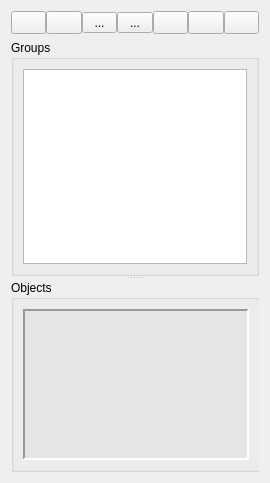
<?xml version="1.0" encoding="UTF-8"?>
<ui version="4.0">
 <class>GroupsWidget</class>
 <widget class="QWidget" name="GroupsWidget">
  <property name="geometry">
   <rect>
    <x>0</x>
    <y>0</y>
    <width>270</width>
    <height>483</height>
   </rect>
  </property>
  <property name="minimumSize">
   <size>
    <width>270</width>
    <height>0</height>
   </size>
  </property>
  <property name="windowTitle">
   <string notr="true"/>
  </property>
  <property name="windowIcon">
   <iconset resource="../../../libs/vmisc/share/resources/icon.qrc">
    <normaloff>:/icon/64x64/icon64x64.png</normaloff>:/icon/64x64/icon64x64.png</iconset>
  </property>
  <property name="toolTip">
   <string>Group Manager</string>
  </property>
  <layout class="QVBoxLayout" name="verticalLayout_2">
   <item>
    <layout class="QHBoxLayout" name="groupTools_HorizontalLayout">
     <property name="spacing">
      <number>0</number>
     </property>
     <item>
      <widget class="QToolButton" name="showAllGroups_ToolButton">
       <property name="enabled">
        <bool>true</bool>
       </property>
       <property name="sizePolicy">
        <sizepolicy hsizetype="MinimumExpanding" vsizetype="Fixed">
         <horstretch>0</horstretch>
         <verstretch>0</verstretch>
        </sizepolicy>
       </property>
       <property name="toolTip">
        <string>Show All Groups</string>
       </property>
       <property name="icon">
        <iconset resource="../../../libs/vmisc/share/resources/icon.qrc">
         <normaloff>:/icon/32x32/visible_on.png</normaloff>:/icon/32x32/visible_on.png</iconset>
       </property>
       <property name="autoRaise">
        <bool>false</bool>
       </property>
      </widget>
     </item>
     <item>
      <widget class="QToolButton" name="hideAllGroups_ToolButton">
       <property name="enabled">
        <bool>true</bool>
       </property>
       <property name="sizePolicy">
        <sizepolicy hsizetype="MinimumExpanding" vsizetype="Fixed">
         <horstretch>0</horstretch>
         <verstretch>0</verstretch>
        </sizepolicy>
       </property>
       <property name="toolTip">
        <string>Hide all groups</string>
       </property>
       <property name="statusTip">
        <string>Hide all groups</string>
       </property>
       <property name="icon">
        <iconset resource="../../../libs/vmisc/share/resources/icon.qrc">
         <normaloff>:/icon/32x32/visible_off.png</normaloff>:/icon/32x32/visible_off.png</iconset>
       </property>
      </widget>
     </item>
     <item>
      <widget class="QToolButton" name="lockAllGroups_ToolButton">
       <property name="enabled">
        <bool>true</bool>
       </property>
       <property name="sizePolicy">
        <sizepolicy hsizetype="MinimumExpanding" vsizetype="Fixed">
         <horstretch>0</horstretch>
         <verstretch>0</verstretch>
        </sizepolicy>
       </property>
       <property name="toolTip">
        <string>Lock all groups</string>
       </property>
       <property name="statusTip">
        <string>Lock all groups</string>
       </property>
       <property name="text">
        <string>...</string>
       </property>
       <property name="icon">
        <iconset resource="../../../libs/vmisc/share/resources/icon.qrc">
         <normaloff>:/icon/32x32/lock_on.png</normaloff>:/icon/32x32/lock_on.png</iconset>
       </property>
      </widget>
     </item>
     <item>
      <widget class="QToolButton" name="unlockAllGroups_ToolButton">
       <property name="enabled">
        <bool>true</bool>
       </property>
       <property name="sizePolicy">
        <sizepolicy hsizetype="MinimumExpanding" vsizetype="Fixed">
         <horstretch>0</horstretch>
         <verstretch>0</verstretch>
        </sizepolicy>
       </property>
       <property name="toolTip">
        <string>Unlock all groups</string>
       </property>
       <property name="statusTip">
        <string>Unlock all groups</string>
       </property>
       <property name="text">
        <string>...</string>
       </property>
       <property name="icon">
        <iconset resource="../../../libs/vmisc/share/resources/icon.qrc">
         <normaloff>:/icon/32x32/lock_off.png</normaloff>:/icon/32x32/lock_off.png</iconset>
       </property>
      </widget>
     </item>
     <item>
      <widget class="QToolButton" name="addGroup_ToolButton">
       <property name="enabled">
        <bool>true</bool>
       </property>
       <property name="sizePolicy">
        <sizepolicy hsizetype="MinimumExpanding" vsizetype="Fixed">
         <horstretch>0</horstretch>
         <verstretch>0</verstretch>
        </sizepolicy>
       </property>
       <property name="toolTip">
        <string>Add a new group to the list</string>
       </property>
       <property name="autoFillBackground">
        <bool>false</bool>
       </property>
       <property name="icon">
        <iconset resource="../../../libs/vmisc/share/resources/icon.qrc">
         <normaloff>:/icon/32x32/add.PNG</normaloff>:/icon/32x32/add.PNG</iconset>
       </property>
       <property name="checkable">
        <bool>true</bool>
       </property>
      </widget>
     </item>
     <item>
      <widget class="QToolButton" name="deleteGroup_ToolButton">
       <property name="enabled">
        <bool>true</bool>
       </property>
       <property name="sizePolicy">
        <sizepolicy hsizetype="MinimumExpanding" vsizetype="Fixed">
         <horstretch>0</horstretch>
         <verstretch>0</verstretch>
        </sizepolicy>
       </property>
       <property name="toolTip">
        <string>Delete active group from the list</string>
       </property>
       <property name="icon">
        <iconset resource="../../../libs/vmisc/share/resources/icon.qrc">
         <normaloff>:/icon/32x32/remove.png</normaloff>:/icon/32x32/remove.png</iconset>
       </property>
      </widget>
     </item>
     <item>
      <widget class="QToolButton" name="editGroup_ToolButton">
       <property name="enabled">
        <bool>true</bool>
       </property>
       <property name="sizePolicy">
        <sizepolicy hsizetype="MinimumExpanding" vsizetype="Fixed">
         <horstretch>0</horstretch>
         <verstretch>0</verstretch>
        </sizepolicy>
       </property>
       <property name="toolTip">
        <string>Edit group properties</string>
       </property>
       <property name="icon">
        <iconset resource="../../../libs/vmisc/share/resources/icon.qrc">
         <normaloff>:/icon/32x32/edit.png</normaloff>:/icon/32x32/edit.png</iconset>
       </property>
      </widget>
     </item>
    </layout>
   </item>
   <item>
    <widget class="QSplitter" name="groups_Splitter">
     <property name="orientation">
      <enum>Qt::Vertical</enum>
     </property>
     <widget class="QGroupBox" name="groups_GroupBox">
      <property name="minimumSize">
       <size>
        <width>0</width>
        <height>100</height>
       </size>
      </property>
      <property name="title">
       <string>Groups</string>
      </property>
      <layout class="QVBoxLayout" name="verticalLayout_4">
       <item>
        <widget class="QTableWidget" name="groups_TableWidget">
         <property name="sizePolicy">
          <sizepolicy hsizetype="Expanding" vsizetype="MinimumExpanding">
           <horstretch>0</horstretch>
           <verstretch>0</verstretch>
          </sizepolicy>
         </property>
         <property name="minimumSize">
          <size>
           <width>0</width>
           <height>100</height>
          </size>
         </property>
         <property name="palette">
          <palette>
           <active>
            <colorrole role="Highlight">
             <brush brushstyle="SolidPattern">
              <color alpha="255">
               <red>184</red>
               <green>212</green>
               <blue>235</blue>
              </color>
             </brush>
            </colorrole>
            <colorrole role="HighlightedText">
             <brush brushstyle="SolidPattern">
              <color alpha="255">
               <red>0</red>
               <green>0</green>
               <blue>0</blue>
              </color>
             </brush>
            </colorrole>
           </active>
           <inactive>
            <colorrole role="Highlight">
             <brush brushstyle="SolidPattern">
              <color alpha="255">
               <red>215</red>
               <green>215</green>
               <blue>215</blue>
              </color>
             </brush>
            </colorrole>
            <colorrole role="HighlightedText">
             <brush brushstyle="SolidPattern">
              <color alpha="255">
               <red>0</red>
               <green>0</green>
               <blue>0</blue>
              </color>
             </brush>
            </colorrole>
           </inactive>
           <disabled>
            <colorrole role="Highlight">
             <brush brushstyle="SolidPattern">
              <color alpha="255">
               <red>208</red>
               <green>208</green>
               <blue>208</blue>
              </color>
             </brush>
            </colorrole>
            <colorrole role="HighlightedText">
             <brush brushstyle="SolidPattern">
              <color alpha="255">
               <red>0</red>
               <green>0</green>
               <blue>0</blue>
              </color>
             </brush>
            </colorrole>
           </disabled>
          </palette>
         </property>
         <property name="toolTip">
          <string>Group list</string>
         </property>
         <property name="styleSheet">
          <string notr="true"/>
         </property>
         <property name="sizeAdjustPolicy">
          <enum>QAbstractScrollArea::AdjustToContents</enum>
         </property>
         <property name="alternatingRowColors">
          <bool>true</bool>
         </property>
         <property name="selectionMode">
          <enum>QAbstractItemView::SingleSelection</enum>
         </property>
         <property name="selectionBehavior">
          <enum>QAbstractItemView::SelectRows</enum>
         </property>
         <property name="sortingEnabled">
          <bool>false</bool>
         </property>
         <attribute name="horizontalHeaderVisible">
          <bool>false</bool>
         </attribute>
         <attribute name="horizontalHeaderMinimumSectionSize">
          <number>16</number>
         </attribute>
         <attribute name="horizontalHeaderShowSortIndicator" stdset="0">
          <bool>false</bool>
         </attribute>
         <attribute name="horizontalHeaderStretchLastSection">
          <bool>true</bool>
         </attribute>
         <attribute name="verticalHeaderVisible">
          <bool>false</bool>
         </attribute>
         <attribute name="verticalHeaderMinimumSectionSize">
          <number>10</number>
         </attribute>
         <attribute name="verticalHeaderHighlightSections">
          <bool>false</bool>
         </attribute>
        </widget>
       </item>
      </layout>
     </widget>
     <widget class="QGroupBox" name="objects_GroupBox">
      <property name="sizePolicy">
       <sizepolicy hsizetype="Expanding" vsizetype="Expanding">
        <horstretch>0</horstretch>
        <verstretch>0</verstretch>
       </sizepolicy>
      </property>
      <property name="minimumSize">
       <size>
        <width>250</width>
        <height>0</height>
       </size>
      </property>
      <property name="maximumSize">
       <size>
        <width>16777215</width>
        <height>16777215</height>
       </size>
      </property>
      <property name="toolTip">
       <string>Group object list</string>
      </property>
      <property name="title">
       <string>Objects</string>
      </property>
      <layout class="QVBoxLayout" name="verticalLayout">
       <item>
        <widget class="QListWidget" name="groupItems_ListWidget">
         <property name="sizePolicy">
          <sizepolicy hsizetype="Expanding" vsizetype="Expanding">
           <horstretch>0</horstretch>
           <verstretch>0</verstretch>
          </sizepolicy>
         </property>
         <property name="minimumSize">
          <size>
           <width>0</width>
           <height>0</height>
          </size>
         </property>
         <property name="maximumSize">
          <size>
           <width>16777215</width>
           <height>16777215</height>
          </size>
         </property>
         <property name="palette">
          <palette>
           <active>
            <colorrole role="Button">
             <brush brushstyle="SolidPattern">
              <color alpha="255">
               <red>230</red>
               <green>230</green>
               <blue>230</blue>
              </color>
             </brush>
            </colorrole>
            <colorrole role="Base">
             <brush brushstyle="SolidPattern">
              <color alpha="255">
               <red>230</red>
               <green>230</green>
               <blue>230</blue>
              </color>
             </brush>
            </colorrole>
            <colorrole role="Window">
             <brush brushstyle="SolidPattern">
              <color alpha="255">
               <red>230</red>
               <green>230</green>
               <blue>230</blue>
              </color>
             </brush>
            </colorrole>
            <colorrole role="Highlight">
             <brush brushstyle="SolidPattern">
              <color alpha="255">
               <red>184</red>
               <green>212</green>
               <blue>235</blue>
              </color>
             </brush>
            </colorrole>
           </active>
           <inactive>
            <colorrole role="Button">
             <brush brushstyle="SolidPattern">
              <color alpha="255">
               <red>230</red>
               <green>230</green>
               <blue>230</blue>
              </color>
             </brush>
            </colorrole>
            <colorrole role="Base">
             <brush brushstyle="SolidPattern">
              <color alpha="255">
               <red>230</red>
               <green>230</green>
               <blue>230</blue>
              </color>
             </brush>
            </colorrole>
            <colorrole role="Window">
             <brush brushstyle="SolidPattern">
              <color alpha="255">
               <red>230</red>
               <green>230</green>
               <blue>230</blue>
              </color>
             </brush>
            </colorrole>
            <colorrole role="Highlight">
             <brush brushstyle="SolidPattern">
              <color alpha="255">
               <red>184</red>
               <green>212</green>
               <blue>235</blue>
              </color>
             </brush>
            </colorrole>
           </inactive>
           <disabled>
            <colorrole role="Button">
             <brush brushstyle="SolidPattern">
              <color alpha="255">
               <red>230</red>
               <green>230</green>
               <blue>230</blue>
              </color>
             </brush>
            </colorrole>
            <colorrole role="Base">
             <brush brushstyle="SolidPattern">
              <color alpha="255">
               <red>230</red>
               <green>230</green>
               <blue>230</blue>
              </color>
             </brush>
            </colorrole>
            <colorrole role="Window">
             <brush brushstyle="SolidPattern">
              <color alpha="255">
               <red>230</red>
               <green>230</green>
               <blue>230</blue>
              </color>
             </brush>
            </colorrole>
            <colorrole role="Highlight">
             <brush brushstyle="SolidPattern">
              <color alpha="255">
               <red>0</red>
               <green>120</green>
               <blue>215</blue>
              </color>
             </brush>
            </colorrole>
           </disabled>
          </palette>
         </property>
         <property name="font">
          <font>
           <family>MS Shell Dlg 2</family>
           <pointsize>9</pointsize>
          </font>
         </property>
         <property name="toolTip">
          <string>Double clicking zooms to object.</string>
         </property>
         <property name="styleSheet">
          <string notr="true">background-color: rgb(230, 230, 230);
</string>
         </property>
         <property name="frameShape">
          <enum>QFrame::Panel</enum>
         </property>
         <property name="lineWidth">
          <number>2</number>
         </property>
         <property name="midLineWidth">
          <number>1</number>
         </property>
         <property name="sizeAdjustPolicy">
          <enum>QAbstractScrollArea::AdjustToContents</enum>
         </property>
         <property name="iconSize">
          <size>
           <width>16</width>
           <height>16</height>
          </size>
         </property>
         <property name="sortingEnabled">
          <bool>true</bool>
         </property>
        </widget>
       </item>
      </layout>
     </widget>
    </widget>
   </item>
  </layout>
 </widget>
 <resources>
  <include location="../../../libs/vmisc/share/resources/icon.qrc"/>
 </resources>
 <connections/>
</ui>
